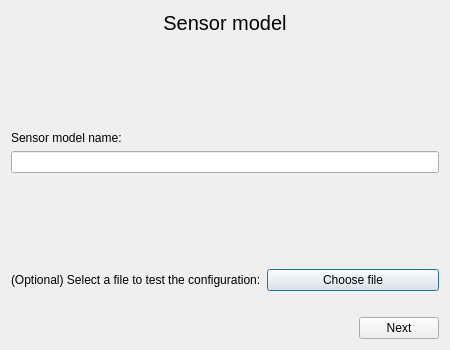
<?xml version="1.0" encoding="UTF-8"?>
<ui version="4.0">
 <class>Dialog</class>
 <widget class="QDialog" name="Dialog">
  <property name="geometry">
   <rect>
    <x>0</x>
    <y>0</y>
    <width>450</width>
    <height>350</height>
   </rect>
  </property>
  <property name="windowTitle">
   <string>Add sensor model</string>
  </property>
  <layout class="QGridLayout" name="gridLayout">
   <item row="0" column="0">
    <layout class="QVBoxLayout" name="verticalLayout">
     <item>
      <widget class="QLabel" name="label_title">
       <property name="sizePolicy">
        <sizepolicy hsizetype="Preferred" vsizetype="Fixed">
         <horstretch>0</horstretch>
         <verstretch>0</verstretch>
        </sizepolicy>
       </property>
       <property name="font">
        <font>
         <pointsize>15</pointsize>
        </font>
       </property>
       <property name="text">
        <string>Sensor model</string>
       </property>
       <property name="alignment">
        <set>Qt::AlignCenter</set>
       </property>
      </widget>
     </item>
     <item>
      <spacer name="verticalSpacer">
       <property name="orientation">
        <enum>Qt::Vertical</enum>
       </property>
       <property name="sizeType">
        <enum>QSizePolicy::MinimumExpanding</enum>
       </property>
       <property name="sizeHint" stdset="0">
        <size>
         <width>20</width>
         <height>40</height>
        </size>
       </property>
      </spacer>
     </item>
     <item>
      <layout class="QHBoxLayout" name="horizontalLayout_2">
       <item>
        <widget class="QLabel" name="label_model_name">
         <property name="sizePolicy">
          <sizepolicy hsizetype="Preferred" vsizetype="Preferred">
           <horstretch>0</horstretch>
           <verstretch>0</verstretch>
          </sizepolicy>
         </property>
         <property name="text">
          <string>Sensor model name:</string>
         </property>
        </widget>
       </item>
      </layout>
     </item>
     <item>
      <widget class="QLineEdit" name="lineEdit_model_name">
       <property name="sizePolicy">
        <sizepolicy hsizetype="Expanding" vsizetype="Preferred">
         <horstretch>0</horstretch>
         <verstretch>0</verstretch>
        </sizepolicy>
       </property>
      </widget>
     </item>
     <item>
      <spacer name="verticalSpacer_2">
       <property name="orientation">
        <enum>Qt::Vertical</enum>
       </property>
       <property name="sizeType">
        <enum>QSizePolicy::MinimumExpanding</enum>
       </property>
       <property name="sizeHint" stdset="0">
        <size>
         <width>20</width>
         <height>40</height>
        </size>
       </property>
      </spacer>
     </item>
     <item>
      <layout class="QHBoxLayout" name="horizontalLayout_3">
       <item>
        <widget class="QLabel" name="label_choose_file">
         <property name="text">
          <string>(Optional) Select a file to test the configuration:</string>
         </property>
        </widget>
       </item>
       <item>
        <widget class="QPushButton" name="pushButton_choose_file">
         <property name="text">
          <string>Choose file</string>
         </property>
        </widget>
       </item>
      </layout>
     </item>
     <item>
      <widget class="QLabel" name="label_selected_file">
       <property name="text">
        <string/>
       </property>
      </widget>
     </item>
     <item>
      <layout class="QHBoxLayout" name="horizontalLayout">
       <item>
        <spacer name="horizontalSpacer">
         <property name="orientation">
          <enum>Qt::Horizontal</enum>
         </property>
         <property name="sizeHint" stdset="0">
          <size>
           <width>40</width>
           <height>20</height>
          </size>
         </property>
        </spacer>
       </item>
       <item>
        <widget class="QPushButton" name="pushButton_next">
         <property name="text">
          <string>Next</string>
         </property>
        </widget>
       </item>
      </layout>
     </item>
    </layout>
   </item>
  </layout>
 </widget>
 <tabstops>
  <tabstop>lineEdit_model_name</tabstop>
  <tabstop>pushButton_choose_file</tabstop>
  <tabstop>pushButton_next</tabstop>
 </tabstops>
 <resources/>
 <connections/>
</ui>
